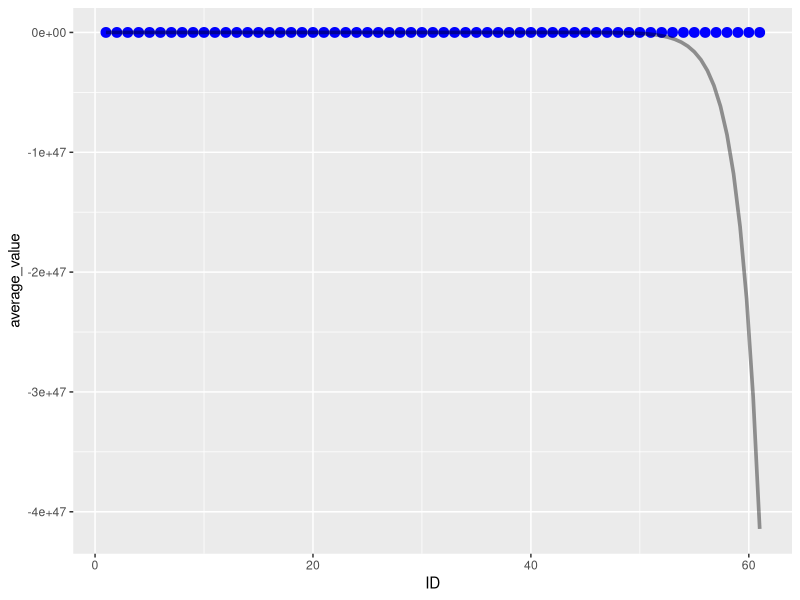
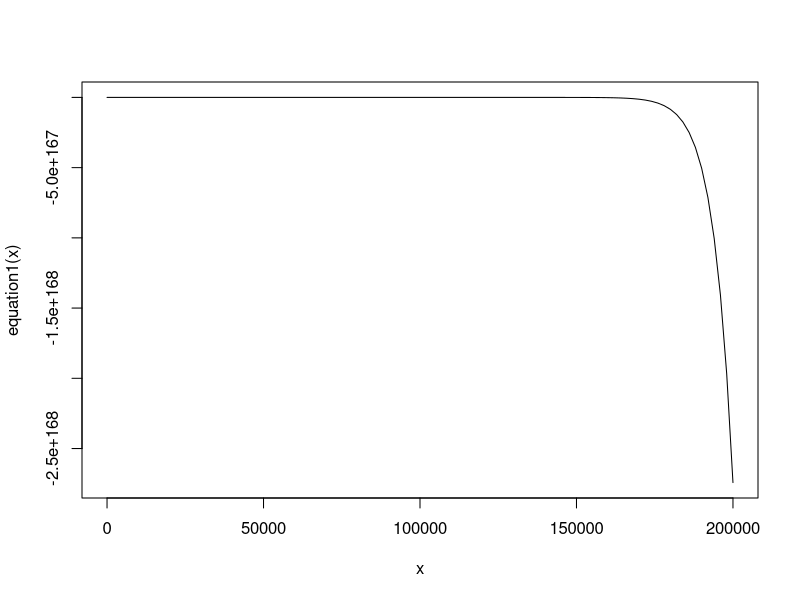

Source code (R) for these figures, in order:
## ---- chunk 1
knitr::opts_chunk$set(echo = TRUE)

library(tidyverse)
library(polynom)
## ---- chunk 2
x <- read_csv(file = "djia.csv")

dat <- x |>
  mutate(ID = 1:61)|>
  mutate(average_value = (Open+High+Low+Close)/40000)|>
  select(ID,average_value)
  

a<-poly.calc(dat$ID,dat$average_value)

f <- function(x) {
  return(3.314282e+15 - 1.54506e+16*x + 3.331697e+16*x^2 - 4.471835e+16*x^3 +  
4.230691e+16*x^4 - 3.024092e+16*x^5 + 1.707641e+16*x^6 - 7.858374e+15*x^7  
+ 3.015665e+15*x^8 - 9.822387e+14*x^9 + 2.753637e+14*x^10 -  
6.720046e+13*x^11 + 1.441032e+13*x^12 - 2.736594e+12*x^13 +  
463300400000*x^14 - 70322580000*x^15 + 9616808000*x^16 - 1189909000*x^17 +  
133705600*x^18 - 13688090*x^19 + 1280338*x^20 - 109691.9*x^21 +  
8626.599*x^22 - 623.9468*x^23 + 41.57381*x^24 - 2.555529*x^25 +  
0.1450993*x^26 - 0.007617739*x^27 + 0.0003701155*x^28 - 1.665327e-05*x^29  
+ 6.942922e-07*x^30 - 2.683031e-08*x^31 )
}



## ---- chunk 3
ggplot(dat, aes(x=ID, y=average_value)) + 
  geom_point(size=3, col='blue')+
  stat_function(fun = f, size=1.25, alpha=0.4)

## ---- chunk 4
equation1 = function(x){3.314282e+19 - 1.54506e+20*x + 3.331697e+20*x^2 - 4.471835e+20*x^3 +  4.230691e+20*x^4 - 3.024092e+20*x^5 + 1.707641e+20*x^6 - 7.858374e+19*x^7  + 3.015665e+19*x^8 - 9.822387e+18*x^9 + 2.753637e+18*x^10 -  
6.720046e+17*x^11 + 1.441032e+17*x^12 - 2.736594e+16*x^13 +  4.633004e+15*x^14 - 7.032258e+14*x^15 + 9.616808e+13*x^16 -  1.189909e+13*x^17 + 1.337056e+12*x^18 - 136880900000*x^19 +  12803380000*x^20 - 1096919000*x^21 + 86265990*x^22 - 6239468*x^23 +  415738.1*x^24 - 25555.29*x^25 + 1450.993*x^26 - 76.17739*x^27 + 3.701155*x^28 - 0.1665327*x^29 + 0.006942922*x^30 - 0.0002683031*x^31 + 9.612623e-06*x^32 - 3.193117e-07*x^33 }

curve(equation1,xlim = c(0,200000))
